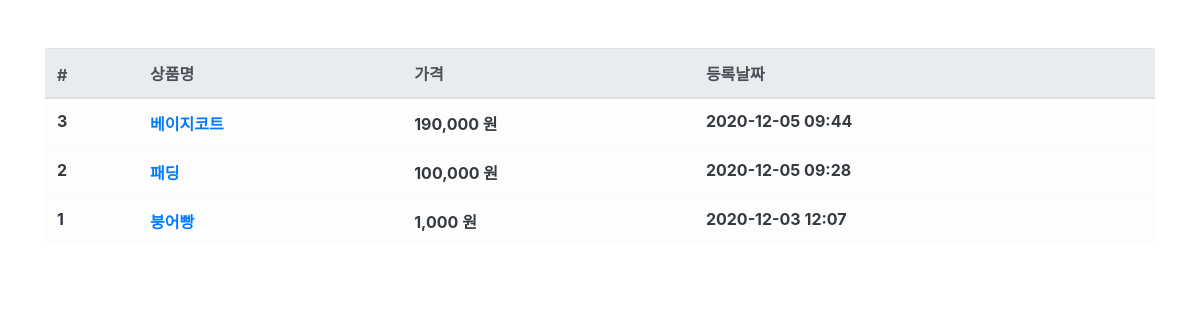
The app's page /product/ with its own data.
### sproduct/models.py (models this page shows, shortened)
class Sproduct(models.Model):
    name = models.CharField(max_length=256, verbose_name='상품명')
    price = models.IntegerField(verbose_name='상품가격')
    description = models.TextField(verbose_name='상품설명')
    stock = models.IntegerField(verbose_name='재고')
    regdate = models.DateTimeField(auto_now_add=True, verbose_name='등록일')
    class Meta:
        db_table = 'db_product'
        verbose_name = '상품'
        verbose_name_plural = '상품'  # 이건 복수형

### sproduct/views.py (the view)
# urls.py: path('product/', ProductList.as_view()),
class ProductList(ListView):
    model = Sproduct
    queryset = Sproduct.objects.all().order_by('-id')
    template_name = 'product.html'
    context_object_name = 'product_list'  # object_list 이걸 바꾸는거

### sproduct/templates/product.html
{% extends "base.html" %}
{% load humanize %}
{% block contents %}
<div class="row mt-5">
    <div class="col-12">
        <table class="table table-light">
            <thead class="thead-light">
                <tr>
                    <th scope="col">#</th>
                    <th scope="col">상품명</th>
                    <th scope="col">가격</th>
                    <th scope="col">등록날짜</th>
                </tr>
            </thead>
            <tbody class="text-dark">
                {% for product in product_list %}
                <tr>
                    <th scope="row">{{product.id}}</th>
                    <th><a href="/product/{{product.id}}">{{product.name}}</a></th>
                    <th>{{product.price|intcomma}} 원</th>
                    <th>{{product.regdate|date:'Y-m-d H:i'}}</th>
                </tr>
                {% endfor %}
            </tbody>
        </table>
    </div>
</div>
{% endblock %}

### records on screen
Sproduct: id "3", name "베이지코트", price "190,000", regdate "2020-12-05 09:44"
Sproduct: id "2", name "패딩", price "100,000", regdate "2020-12-05 09:28"
Sproduct: id "1", name "붕어빵", price "1,000", regdate "2020-12-03 12:07"
